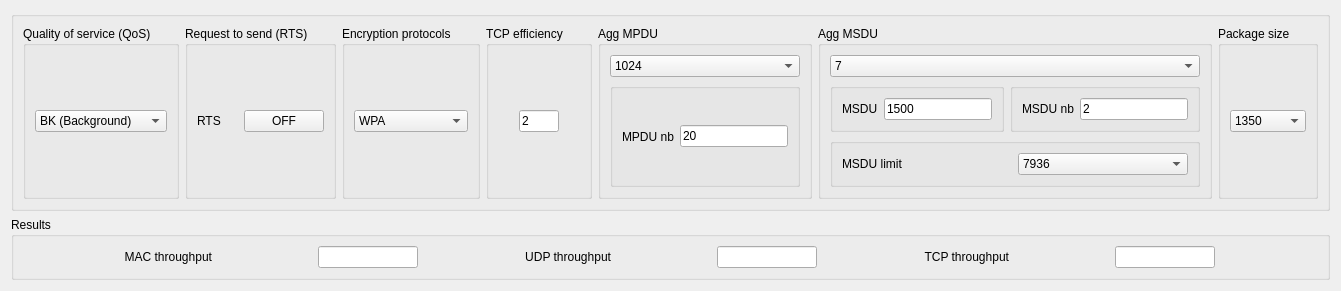
      <widget class="QWidget" name="tab_mac">
       <attribute name="title">
        <string>MAC and Transport layer</string>
       </attribute>
       <layout class="QGridLayout" name="gridLayout_5">
        <item row="1" column="0">
         <widget class="QGroupBox" name="groupBox_mac_result">
          <property name="title">
           <string>Results</string>
          </property>
          <layout class="QHBoxLayout" name="horizontalLayout_12">
           <item>
            <widget class="QLabel" name="label_mac">
             <property name="sizePolicy">
              <sizepolicy hsizetype="Fixed" vsizetype="Preferred">
               <horstretch>0</horstretch>
               <verstretch>0</verstretch>
              </sizepolicy>
             </property>
             <property name="layoutDirection">
              <enum>Qt::LeftToRight</enum>
             </property>
             <property name="text">
              <string>MAC throughput</string>
             </property>
             <property name="alignment">
              <set>Qt::AlignRight|Qt::AlignTrailing|Qt::AlignVCenter</set>
             </property>
            </widget>
           </item>
           <item>
            <widget class="QLineEdit" name="lineEdit_mac">
             <property name="sizePolicy">
              <sizepolicy hsizetype="Fixed" vsizetype="Fixed">
               <horstretch>0</horstretch>
               <verstretch>0</verstretch>
              </sizepolicy>
             </property>
             <property name="minimumSize">
              <size>
               <width>100</width>
               <height>0</height>
              </size>
             </property>
             <property name="maximumSize">
              <size>
               <width>100</width>
               <height>16777215</height>
              </size>
             </property>
            </widget>
           </item>
           <item>
            <widget class="QLabel" name="label_udp">
             <property name="sizePolicy">
              <sizepolicy hsizetype="Fixed" vsizetype="Preferred">
               <horstretch>0</horstretch>
               <verstretch>0</verstretch>
              </sizepolicy>
             </property>
             <property name="text">
              <string>UDP throughput</string>
             </property>
             <property name="alignment">
              <set>Qt::AlignRight|Qt::AlignTrailing|Qt::AlignVCenter</set>
             </property>
            </widget>
           </item>
           <item>
            <widget class="QLineEdit" name="lineEdit_udp">
             <property name="sizePolicy">
              <sizepolicy hsizetype="Fixed" vsizetype="Fixed">
               <horstretch>0</horstretch>
               <verstretch>0</verstretch>
              </sizepolicy>
             </property>
             <property name="minimumSize">
              <size>
               <width>100</width>
               <height>0</height>
              </size>
             </property>
             <property name="maximumSize">
              <size>
               <width>80</width>
               <height>16777215</height>
              </size>
             </property>
            </widget>
           </item>
           <item>
            <widget class="QLabel" name="label_tcp">
             <property name="sizePolicy">
              <sizepolicy hsizetype="Fixed" vsizetype="Preferred">
               <horstretch>0</horstretch>
               <verstretch>0</verstretch>
              </sizepolicy>
             </property>
             <property name="text">
              <string>TCP throughput</string>
             </property>
             <property name="alignment">
              <set>Qt::AlignRight|Qt::AlignTrailing|Qt::AlignVCenter</set>
             </property>
            </widget>
           </item>
           <item>
            <widget class="QLineEdit" name="lineEdit_tcp">
             <property name="minimumSize">
              <size>
               <width>100</width>
               <height>0</height>
              </size>
             </property>
             <property name="maximumSize">
              <size>
               <width>80</width>
               <height>16777215</height>
              </size>
             </property>
            </widget>
           </item>
          </layout>
         </widget>
        </item>
        <item row="0" column="0">
         <widget class="QGroupBox" name="groupBox_mac_param">
          <property name="sizePolicy">
           <sizepolicy hsizetype="Preferred" vsizetype="MinimumExpanding">
            <horstretch>0</horstretch>
            <verstretch>0</verstretch>
           </sizepolicy>
          </property>
          <property name="maximumSize">
           <size>
            <width>16777215</width>
            <height>250</height>
           </size>
          </property>
          <layout class="QGridLayout" name="frame_right">
           <item row="0" column="1">
            <widget class="QGroupBox" name="groupBox_rts">
             <property name="title">
              <string>Request to send (RTS)</string>
             </property>
             <layout class="QHBoxLayout" name="horizontalLayout_8">
              <item>
               <widget class="QLabel" name="label_rts">
                <property name="text">
                 <string>RTS</string>
                </property>
               </widget>
              </item>
              <item>
               <widget class="QPushButton" name="pushButton_rts">
                <property name="text">
                 <string>OFF</string>
                </property>
                <property name="checkable">
                 <bool>true</bool>
                </property>
               </widget>
              </item>
             </layout>
            </widget>
           </item>
           <item row="0" column="2">
            <widget class="QGroupBox" name="groupBox_enc_protocol">
             <property name="title">
              <string>Encryption protocols</string>
             </property>
             <layout class="QHBoxLayout" name="horizontalLayout_7">
              <item>
               <widget class="QComboBox" name="comboBox_enc_protocol">
                <property name="currentIndex">
                 <number>2</number>
                </property>
                <item>
                 <property name="text">
                  <string>none</string>
                 </property>
                </item>
                <item>
                 <property name="text">
                  <string>WEP</string>
                 </property>
                </item>
                <item>
                 <property name="text">
                  <string>WPA</string>
                 </property>
                </item>
                <item>
                 <property name="text">
                  <string>WPA2</string>
                 </property>
                </item>
               </widget>
              </item>
             </layout>
            </widget>
           </item>
           <item row="0" column="0">
            <widget class="QGroupBox" name="groupBox_qos">
             <property name="sizePolicy">
              <sizepolicy hsizetype="MinimumExpanding" vsizetype="MinimumExpanding">
               <horstretch>0</horstretch>
               <verstretch>0</verstretch>
              </sizepolicy>
             </property>
             <property name="title">
              <string>Quality of service (QoS)</string>
             </property>
             <layout class="QVBoxLayout" name="verticalLayout_5">
              <item>
               <widget class="QComboBox" name="comboBox_qos">
                <property name="currentIndex">
                 <number>1</number>
                </property>
                <item>
                 <property name="text">
                  <string>Legacy</string>
                 </property>
                </item>
                <item>
                 <property name="text">
                  <string>BK (Background)</string>
                 </property>
                </item>
                <item>
                 <property name="text">
                  <string>BE (Best Effort)</string>
                 </property>
                </item>
                <item>
                 <property name="text">
                  <string>VI (Video)</string>
                 </property>
                </item>
                <item>
                 <property name="text">
                  <string>VO (Voice)</string>
                 </property>
                </item>
               </widget>
              </item>
             </layout>
            </widget>
           </item>
           <item row="0" column="3">
            <widget class="QGroupBox" name="groupBox_tcp_eff">
             <property name="title">
              <string>TCP efficiency</string>
             </property>
             <layout class="QVBoxLayout" name="verticalLayout">
              <item alignment="Qt::AlignHCenter">
               <widget class="QLineEdit" name="lineEdit_tcp_eff">
                <property name="maximumSize">
                 <size>
                  <width>40</width>
                  <height>16777215</height>
                 </size>
                </property>
                <property name="text">
                 <string>2</string>
                </property>
               </widget>
              </item>
             </layout>
            </widget>
           </item>
           <item row="0" column="5">
            <widget class="QGroupBox" name="groupBox_msdu">
             <property name="title">
              <string>Agg MSDU</string>
             </property>
             <layout class="QGridLayout" name="gridLayout_2">
              <item row="1" column="0">
               <widget class="QGroupBox" name="GroupBox_MSDU_value">
                <layout class="QHBoxLayout" name="Layout_msdu">
                 <property name="sizeConstraint">
                  <enum>QLayout::SetMinimumSize</enum>
                 </property>
                 <item>
                  <widget class="QLabel" name="label_msdu">
                   <property name="sizePolicy">
                    <sizepolicy hsizetype="Minimum" vsizetype="Minimum">
                     <horstretch>0</horstretch>
                     <verstretch>0</verstretch>
                    </sizepolicy>
                   </property>
                   <property name="text">
                    <string>MSDU</string>
                   </property>
                  </widget>
                 </item>
                 <item>
                  <widget class="QLineEdit" name="lineEdit_msdu">
                   <property name="minimumSize">
                    <size>
                     <width>40</width>
                     <height>0</height>
                    </size>
                   </property>
                   <property name="text">
                    <string>1500</string>
                   </property>
                  </widget>
                 </item>
                </layout>
               </widget>
              </item>
              <item row="1" column="1">
               <widget class="QGroupBox" name="GroupBox_msdu_nb">
                <layout class="QHBoxLayout" name="horizontalLayout_4">
                 <item>
                  <widget class="QLabel" name="label_msdu_nb">
                   <property name="text">
                    <string>MSDU nb</string>
                   </property>
                  </widget>
                 </item>
                 <item>
                  <widget class="QLineEdit" name="lineEdit_msdu_nb">
                   <property name="minimumSize">
                    <size>
                     <width>30</width>
                     <height>0</height>
                    </size>
                   </property>
                   <property name="text">
                    <string>2</string>
                   </property>
                  </widget>
                 </item>
                </layout>
               </widget>
              </item>
              <item row="0" column="0" colspan="2">
               <widget class="QComboBox" name="comboBox_msdu">
                <property name="currentIndex">
                 <number>6</number>
                </property>
                <item>
                 <property name="text">
                  <string>1</string>
                 </property>
                </item>
                <item>
                 <property name="text">
                  <string>2</string>
                 </property>
                </item>
                <item>
                 <property name="text">
                  <string>3</string>
                 </property>
                </item>
                <item>
                 <property name="text">
                  <string>4</string>
                 </property>
                </item>
                <item>
                 <property name="text">
                  <string>5</string>
                 </property>
                </item>
                <item>
                 <property name="text">
                  <string>6</string>
                 </property>
                </item>
                <item>
                 <property name="text">
                  <string>7</string>
                 </property>
                </item>
               </widget>
              </item>
              <item row="3" column="0" colspan="2">
               <widget class="QGroupBox" name="GroupBox_msdu_limit">
                <layout class="QHBoxLayout" name="horizontalLayout_5">
                 <item>
                  <widget class="QLabel" name="label_msdu_limit">
                   <property name="text">
                    <string>MSDU limit</string>
                   </property>
                  </widget>
                 </item>
                 <item>
                  <widget class="QComboBox" name="comboBox_msdu_limit">
                   <property name="currentIndex">
                    <number>1</number>
                   </property>
                   <item>
                    <property name="text">
                     <string>3889</string>
                    </property>
                   </item>
                   <item>
                    <property name="text">
                     <string>7936</string>
                    </property>
                   </item>
                  </widget>
                 </item>
                </layout>
               </widget>
              </item>
             </layout>
            </widget>
           </item>
           <item row="0" column="6">
            <widget class="QGroupBox" name="groupBox_package_size">
             <property name="title">
              <string>Package size</string>
             </property>
             <layout class="QHBoxLayout" name="horizontalLayout_11">
              <item>
               <widget class="QComboBox" name="comboBox_package_size">
                <item>
                 <property name="text">
                  <string>1350</string>
                 </property>
                </item>
                <item>
                 <property name="text">
                  <string>1460</string>
                 </property>
                </item>
               </widget>
              </item>
             </layout>
            </widget>
           </item>
           <item row="0" column="4">
            <widget class="QGroupBox" name="groupBox_mpdu">
             <property name="title">
              <string>Agg MPDU </string>
             </property>
             <layout class="QVBoxLayout" name="verticalLayout_7">
              <item>
               <widget class="QComboBox" name="comboBox_mpdu">
                <property name="currentIndex">
                 <number>10</number>
                </property>
                <item>
                 <property name="text">
                  <string>1</string>
                 </property>
                </item>
                <item>
                 <property name="text">
                  <string>2</string>
                 </property>
                </item>
                <item>
                 <property name="text">
                  <string>4</string>
                 </property>
                </item>
                <item>
                 <property name="text">
                  <string>8</string>
                 </property>
                </item>
                <item>
                 <property name="text">
                  <string>16</string>
                 </property>
                </item>
                <item>
                 <property name="text">
                  <string>32</string>
                 </property>
                </item>
                <item>
                 <property name="text">
                  <string>64</string>
                 </property>
                </item>
                <item>
                 <property name="text">
                  <string>128</string>
                 </property>
                </item>
                <item>
                 <property name="text">
                  <string>256</string>
                 </property>
                </item>
                <item>
                 <property name="text">
                  <string>512</string>
                 </property>
                </item>
                <item>
                 <property name="text">
                  <string>1024</string>
                 </property>
                </item>
               </widget>
              </item>
              <item>
               <widget class="QGroupBox" name="horizontalGroupBox">
                <layout class="QHBoxLayout" name="Layout_MPDU">
                 <item>
                  <widget class="QLabel" name="label_MPDU">
                   <property name="text">
                    <string>MPDU nb</string>
                   </property>
                  </widget>
                 </item>
                 <item>
                  <widget class="QLineEdit" name="lineEdit_MPDU">
                   <property name="minimumSize">
                    <size>
                     <width>30</width>
                     <height>0</height>
                    </size>
                   </property>
                   <property name="text">
                    <string>20</string>
                   </property>
                  </widget>
                 </item>
                </layout>
               </widget>
              </item>
             </layout>
            </widget>
           </item>
          </layout>
         </widget>
        </item>
       </layout>
      </widget>
